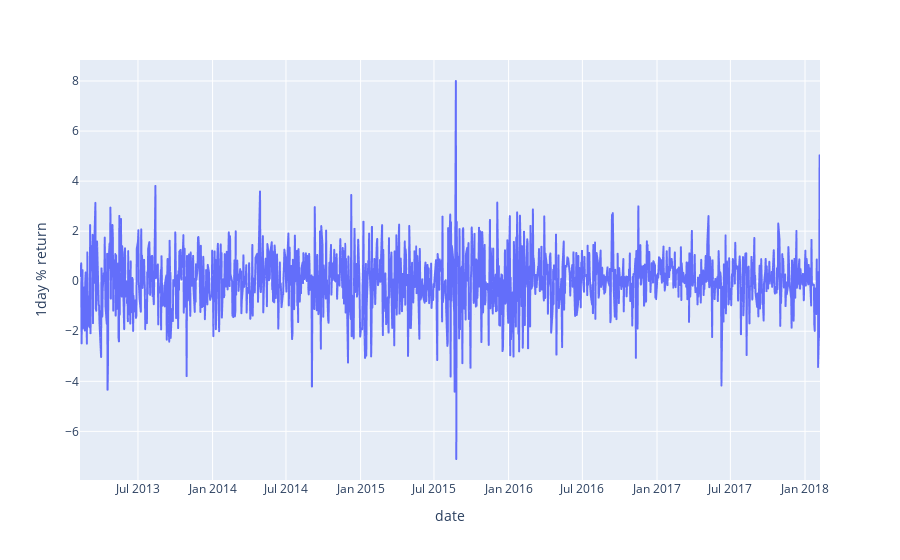

Source (notebook cell):
### Markdown cell above
### To fetch the lowest and highest day, and month of return

### Code cell
fig = px.line(df, x="date", y="1day % return", title='')
fig.show()

### Figure 1 — Plotly figure (JSON) as saved in the notebook; plotly's stock layout.template omitted (floating-point values rounded to 4 significant figures; data arrays with more than 128 entries replaced by an {"elided": "..."} marker saying what was removed)
{"data": [{"hovertemplate": "date=%{x}<br>1day % return=%{y}<extra></extra>", "legendgroup": "", "line": {"color": "#636efa", "dash": "solid"}, "marker": {"symbol": "circle"}, "mode": "lines", "name": "", "showlegend": false, "type": "scattergl", "x": {"elided": "1259 str values"}, "xaxis": "x", "y": {"elided": "1259 float values"}, "yaxis": "y"}], "layout": {"legend": {"tracegroupgap": 0}, "margin": {"t": 60}, "xaxis": {"anchor": "y", "domain": [0, 1], "title": {"text": "date"}}, "yaxis": {"anchor": "x", "domain": [0, 1], "title": {"text": "1day % return"}}}}
